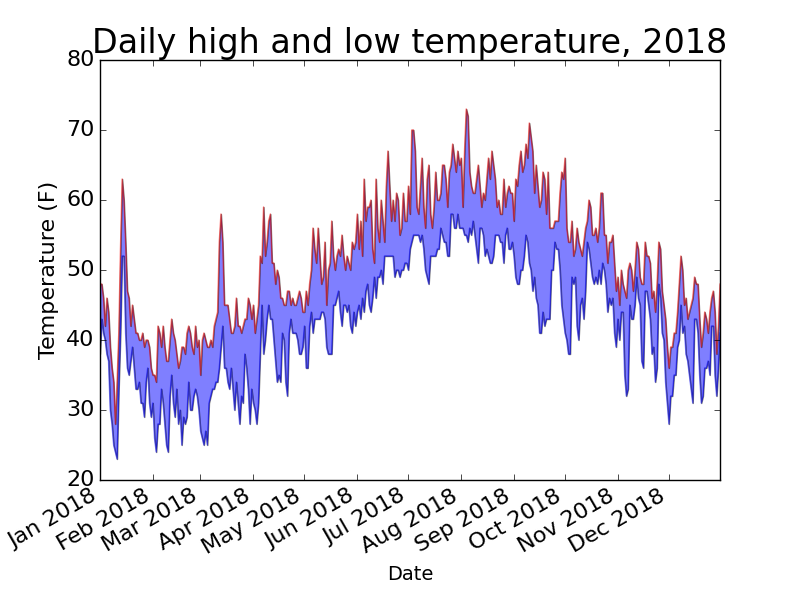

Generate this figure with Python:
import csv
import matplotlib.pyplot as plt
from datetime import datetime

filename = "csv_data/sitka_weather_2018.csv"
with open(filename) as f:
    reader = csv.reader(f)
    header_row = next(reader)
    
#Get high temperature
    highs = []
    date = []
    lows = []
    for row in reader:
        current_date = datetime.strptime(row[2], "%Y-%m-%d")
        high = int(row[5])
        low = int(row[6])
        date.append(current_date)
        highs.append(high)
        lows.append(low)
    
plt.style.use("classic")
fig, ax = plt.subplots()
ax.plot(date, highs, c = "red", alpha = 0.5)
ax.plot(date, lows, c ="blue", alpha = 0.5)

plt.fill_between(date, highs, lows, facecolor = "blue", alpha = 0.5)
plt.title("Daily high and low temperature, 2018", fontsize = 24)
plt.xlabel("Date", fontsize = 14)
fig.autofmt_xdate()
plt.ylabel("Temperature (F)", fontsize = 16)
plt.tick_params(axis = "both", which = "major", labelsize = 16)

plt.savefig("csv_data/sitka_highs_lows.png")